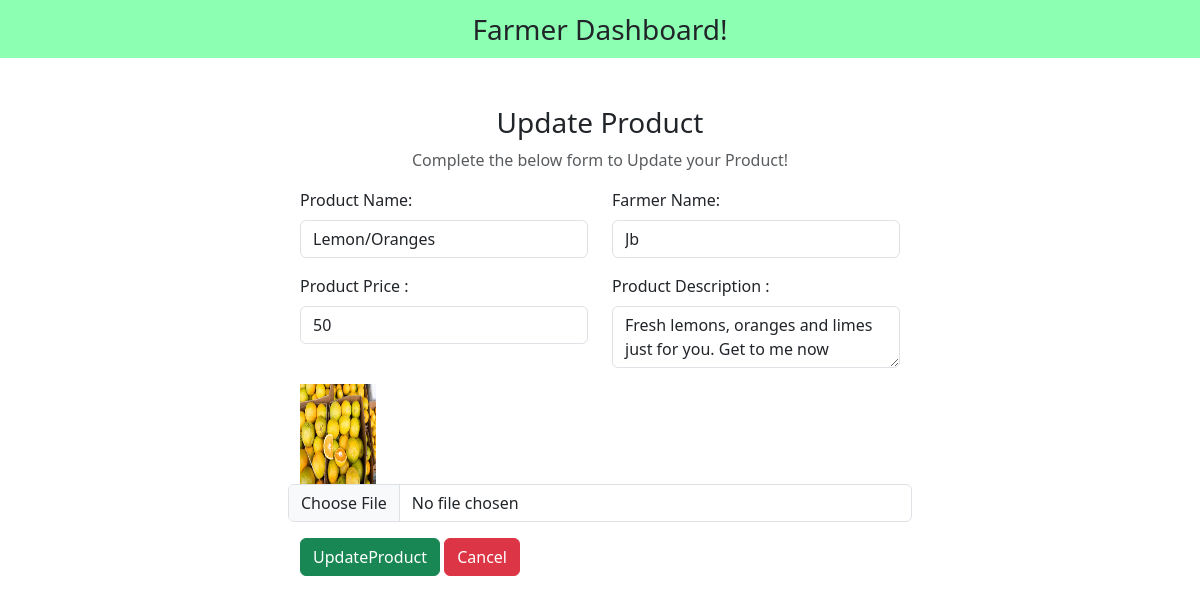
Screenshot of /farmers/edit_product.php?id=7 (signed in) with the database file from the repository.
### tables this page shows
CREATE TABLE `products` (
  `product_id` int(30) NOT NULL,
  `farmer_name` varchar(30) NOT NULL,
  `farmer_email` varchar(30) NOT NULL,
  `farmer_phone` varchar(13) NOT NULL,
  `product_name` varchar(30) NOT NULL,
  `product_description` varchar(256) DEFAULT NULL,
  `product_price` int(10) NOT NULL,
  `saved_by_user_id` int(11) DEFAULT NULL,
  `image_name` varchar(50) NOT NULL
);

### includes/autoloader1.inc.php (called while the page is built, shortened)
<?php
function myAutoloader($className){
    $path = "../classes/";
    $extension = ".class.php";
    $fullPath = $path. $className. $extension;
}

### classes/products.class.php (called while the page is built, shortened)
<?php
class Products
{
    protected $conn;
    function __construct(){
        require_once(dirname(__FILE__).'/dbh.class.php');
        $db = new Dbh();
        $this->conn = $db->connectFirst();
    }
    public function getParticularProduct($product_id){
        $stmt = $this->conn->prepare("SELECT * FROM products WHERE product_id = ?;");
        $stmt->bind_param("i",$product_id);
        $stmt->execute();
        $result = $stmt->get_result();
        return $result;
    }
}

### classes/dbh.class.php (called while the page is built, shortened)
<?php
class Dbh{
    private $db_host = db_host;
    private $db_user = db_user;
    private $db_pwd = db_pwd;
    private $db_name = db_name;
    public function connectFirst(){
        $this->conn = mysqli_connect($this->db_host, $this->db_user, $this->db_pwd, $this->db_name);
        return $this->conn;
    }
}

### farmers/edit_product.php (the view, shortened to what this page needs)
<?php
$id = $_GET['id'];
?>
<!DOCTYPE html>
<html>
    <head>
        <link rel="stylesheet" href="https://cdnjs.cloudflare.com/ajax/libs/font-awesome/6.3.0/css/all.min.css" />
        <link href="https://cdn.jsdelivr.net/npm/bootstrap@5.3.0-alpha1/dist/css/bootstrap.min.css" rel="stylesheet">
    </head>
    <body>
        <nav class="navbar navbar-light justify-content-center fs-3 mb-5" style="background-color:#00ff5573;">
            Farmer Dashboard!
        </nav>
        <?php
            include('../includes/autoloader1.inc.php');
            $product = new Products();
            $result = $product->getParticularProduct($id);
            $row = mysqli_fetch_assoc($result);
        ?>
        <div class="container">
            <div class="text-center" mb-4>
                <h3>Update Product</h3>
                <p class="text-muted">Complete the below form to Update your Product!</p>
            </div>
            <div class="container d-flex justify-content-center">
                <form action="includes/edit_product.inc.php" method="post" enctype="multipart/form-data" style="width: 50vw; min-width: 300px;">
                    <div class="row mb-3">
                        <div class="col">
                            <label class ="form-label">Product Name:</label>
                            <input type="text" class="form-control" name="product_name" value="<?php echo $row['product_name']; ?>">
                        </div>
                        <div class="col">
                            <label class ="form-label">Farmer Name:</label>
                            <input type="text" class="form-control" name="farmer_name" value="<?php echo $row['farmer_name']; ?>" readonly="readonly">
                        </div>
                    </div>
                    <div class="row mb-3">
                        <div class="col">
                            <label class ="form-label">Product Price :</label>
                            <input type="text" class="form-control" name="product_price" value="<?php echo $row['product_price']; ?>">
                        </div>
                        <div class="col">
                            <label class="form-label">Product Description :</label>
                            <textarea type="text" class="form-control" name="product_description"><?php echo $row['product_description']; ?></textarea>
                        </div>
                    </div>
                        <div class="row mb-3">
                        <?php echo '<img  style = " border-radius: 10px;height: 100px; width: 100px;"src = "public/farmerProductImages/'.($row["image_name"]).'">'; ?>
                        <input type="file" class="form-control" name="image">
                    </div>
                    <div>
                        <button type="submit" class="btn btn-success" name="submit">UpdateProduct</button>
                        <a href="products.php" class="btn btn-danger">Cancel</a>
                    </div>
                </form>
            </div>
        </div>
    </body>
</html>

### rows the page displays
products: product_name "Lemon/Oranges", farmer_name "Jb", product_price "50", product_description "Fresh lemons, oranges and limes just for you. Get to me now", image_name (picture)
